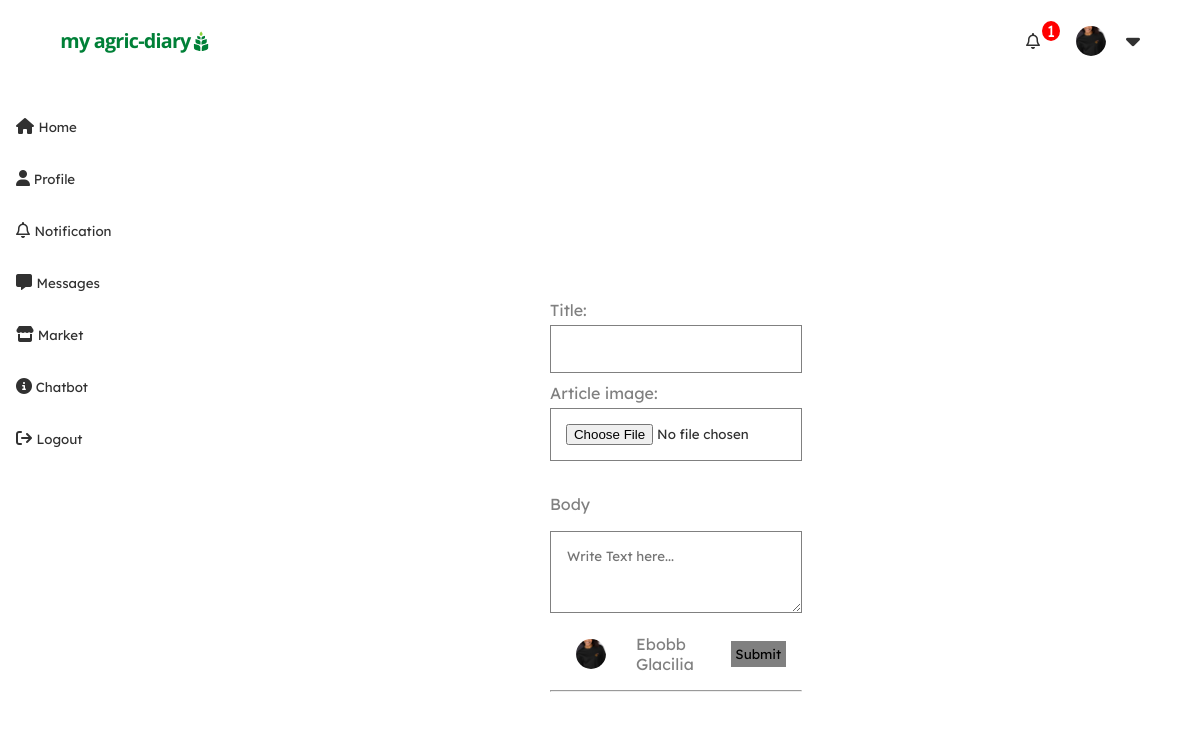
The app's page /add-article/ (signed in), older data.
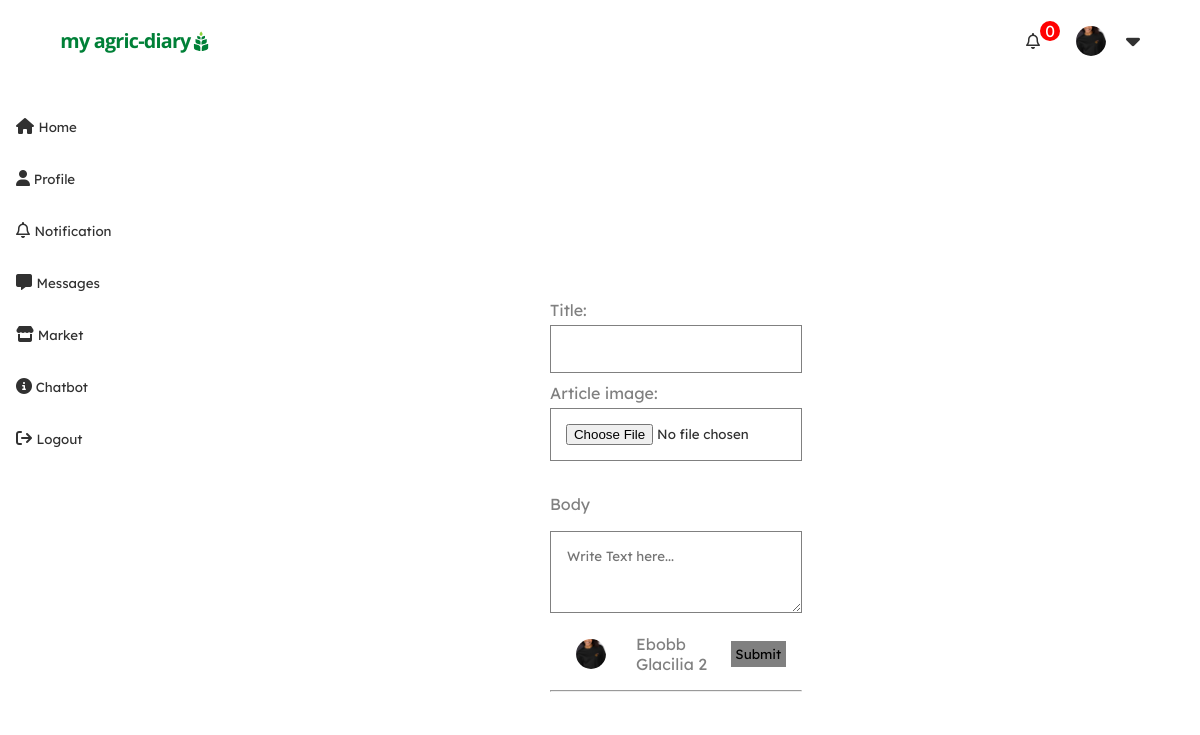
The same page, newer data.
### account/models.py (models this page shows)
class CustomUser(AbstractUser):
    email = models.EmailField(unique=True)
    first_name = models.CharField( max_length=100 , blank=False)
    last_name= models.CharField( max_length=100 , blank=False )
    bio=models.CharField(max_length=400,blank=True, null=True)
    location = CountryField(blank_label='(select country)')
    profile_pic=models.ImageField( upload_to='profilepics/' ,blank=True, null=True,validators=[FileExtensionValidator(['jpg','png',])])
    is_student = models.BooleanField(default=False)
    course = models.CharField(max_length=100 ,blank=True, null=True)
    instituition = models.CharField(max_length=100 ,blank=True, null=True)
    profession=models.CharField(max_length=100 ,blank=True, null=True)
    company = models.CharField(max_length=100 ,blank=True, null=True)
    date_joined = models.DateTimeField( auto_now_add=True)
    is_active = models.BooleanField( default=True)
    username = None
    USERNAME_FIELD = 'email'
    REQUIRED_FIELDS = []
    objects = UserManager()
    def __str__(self):
        return self.last_name

### feed/views.py (the view)
# urls.py: path('add-article/',views.add_article, name='add_article'),
@login_required
def add_article(request):
    if request.method=='POST':
            body=request.POST.get('body')
            article_form = ArticleForm(request.POST or None, request.FILES or None)
            if article_form.is_valid():
                obj=article_form.save(commit=False)
                obj.author = request.user
                obj.body=f'<pre>{body}</pre>'
                obj.slug = slug_generator(obj)
                obj.save()
                return redirect('articles')
            else:
                article_form =ArticleForm()
                return render (request, 'feed/add-article.html', {'form':article_form,'stylesheet':'styles/feed.css'} )
    else:
        article_form =ArticleForm()
        return render (request, 'feed/add-article.html',{'form':article_form,'stylesheet':'styles/feed.css'} )

### feed/forms.py
class ArticleForm(forms.ModelForm):
    body= RichTextField()
    class Meta:
        model = Articles
        fields = ['title','article_image','tag']
        widgets ={
            'tag': forms.TextInput(attrs={'class':'comment_field','placeholder':'e.g : climate change,soil', 'row':3,})
        }

### Friends/context_processors.py (called while the page is built)
def friendSuggestions(request):
        if request.user.is_authenticated:
            user = request.user
            network = Network.objects.get(user=request.user)
            friendsuggestions= suggestions(request,network=network)
            return {'friendsuggestions':friendsuggestions,'mynetwork':network}
        else:
                return {}

def suggestions(request, network):
    friends = network.following.all()
    user=request.user
    print(friends)
    suggestions =Network.objects.filter(
        following__in = friends).exclude(id=network.id).distinct()
    return suggestions

### feed/templates/feed/add-article.html (shortened to what this page needs)
{% extends 'main/base.html'%}
{% block content %}
<div class="wrapper">
    <form action="{% url 'add_article' %}" method="POST" enctype="multipart/form-data">
        {{form.as_p}}
        <br>
        <label for="body">Body</label>
        <textarea rows="3" name="body" oninput="auto_grow(this)" placeholder="Write Text here..."></textarea>
    <br>
    <div class="create-post">
        <div class="left">
            <span>
                {% if request.user.profile_pic %}
                <a href="{% url 'profile' request.user.id %}">
                    <div class="roundedprofile" style="background:url('{{request.user.profile_pic.url}}') ;background-position: center; background-size: contain;">  </div> </a>
                {% else %}
                <a href="{% url 'profile' request.user.id %}">   <img src="https://encrypted-tbn0.gstatic.com/images?q=tbn:ANd9GcR9RzmCAKhjBMu6GN8LHxNLTw8Vt347xfIXWA&usqp=CAU" alt="" width="30px"></a>
                {% endif %}
            </span>         <span>{{request.user.get_full_name}}</span>
        </div>
        <div class="right">
             <button type="submit" class="submitbtn" style="width:100%" id="buttonpost" class="button_one" disabled> Submit </button>
        </div>
     </div>
     <hr>
    </form>
</div>
{% endblock %}

### templates/main/base.html (shortened to what this page needs)
{% load static %}
<!DOCTYPE html>
<html lang="en">
<head>
    <link rel="stylesheet" href="{% static 'styles/mainstyle.css'%}">
    <link rel="stylesheet" href="{% static stylesheet %}">
</head>
<body>
        <header>
            <div class="logo">
             <a href="../../../">   <img src="{% static 'images/my agric-diary.png'%}" width="100%"></a>
            </div>
            <div class="header-right">
                    {% if request.user.is_authenticated %}
                            <span>
                                <a href="{% url 'notification' %}">
                                    <span class="notification-wrapper">
                                        <span class="notification-counter">
                                               <span><i class="fa-regular fa-bell"> </i> </span>
                                                <span id="counter"> {{count}} </span>
                                        </span>
                                    </span>
                                </a>
                            </span>
                        <span>
                            {% if request.user.profile_pic %}
                            <a href="{% url 'profile' request.user.id %}">
                                <div class="roundedprofile" style="background:url('{{request.user.profile_pic.url}}') ;background-position: center; background-size: contain;">  </div> </a>
                            {% else %}
                            <a href="{% url 'profile' request.user.id %}">   <img src="https://encrypted-tbn0.gstatic.com/images?q=tbn:ANd9GcR9RzmCAKhjBMu6GN8LHxNLTw8Vt347xfIXWA&usqp=CAU" alt="" width="30px"></a>
                            {% endif %}
                        </span>
                            <span class="dropdown">
                                <span class="dropbtn" onclick="myFunction(data='myDropdown{{article.id}}')"> <i class="fa-solid fa-caret-down"></i></span>
                              </span>
                    {% else %}
                        <span> <a href="{% url 'login' %}"> Login </a> </span>
                        <span> <a href="{% url 'signup' %}"> Signup </a></span>
                    {% endif %}
            </div>
        </header>
   <div class="flex-container">
    <div class="bodynav_right">
        <a href="../../../"> <i class="fa-solid fa-house"></i> <small> Home </small></a>
        <a href="{% url 'profile'  request.user.id %}"> <i class="fa-solid fa-user"></i><small>  Profile</small> </a>
        <a href="{% url 'notification' %}"> <i class="fa-regular fa-bell"></i> <small> Notification </small>  </a>
        <a href="{% url 'chatlobby' %}"> <i class="fa-solid fa-message"></i>  <small> Messages </small></a>
        <a href="{% url 'market' %}"> <i class="fa-solid fa-store"></i><small>  Market </small> </a>
        <a href="{% url 'ai_room' %}"> <i class="fa-solid fa-circle-info"></i><small> Chatbot </small>  </a>
        <a href="{% url 'logout' %}"><i class="fa-solid fa-arrow-right-from-bracket"></i> <small> Logout  </small></a>
    </div>
        {% block content %}
        {% endblock%}
    </div>
</body>
</html>

Row changes from the older to the newer data that the page shows:
changed CustomUser: user.get_full_name "Ebobb Glacilia" → "Ebobb Glacilia 2"
Text that changed along with them:
{{ count }}: "1" → "0"
